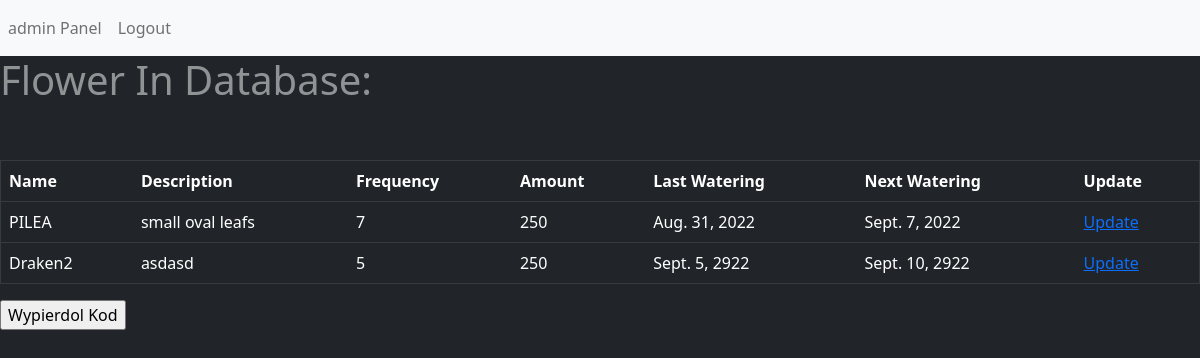
Screenshot of /flower_app/listflower/ (signed in) with the database file from the repository.
### flower_app/models.py (models this page shows)
class Flower(models.Model):
    id = models.AutoField(primary_key = True)
    name = models.CharField(max_length=25, unique=True)
    description = models.CharField(max_length=150)
    frequency = models.IntegerField()
    amount = models.IntegerField()
    last_watering = models.DateField()
    next_watering = models.DateField()

### flower_app/views.py (the view)
# urls.py: path('listflower/', views.flower_list),
def flower_list(request):
    data = Flower.objects.all()
    flo = {
        'flower_number': data
    }
    return render(request, 'flowerlist.html', flo)

### flower_app/templates/flowerlist.html (shortened to what this page needs)
<!DOCTYPE html>
<html lang="en">
{% extends "base.html" %}
    {% load static %}
    {% block content %}
        <h1> Flower In Database:  </h1>
            <table class = "table table-dark">
                <tr>
                    <th scope = 'col'> Name </th>
                    <th scope = 'col'> Description </th>
                    <th scope = 'col'> Frequency </th>
                    <th scope = 'col'> Amount </th>
                    <th scope = 'col'> Last Watering </th>
                    <th scope = 'col'> Next Watering </th>
                    <th scope = 'col'> Update </th>
                </tr>
                {% for f in flower_number %}
                <tr>
                    <td> {{ f.name }} </td>
                    <td> {{ f.description }}</td>
                    <td> {{ f.frequency }}</td>
                    <td> {{ f.amount }}</td>
                    <td> {{ f.last_watering }}</td>
                    <td> {{ f.next_watering }}</td>
                    <td> <a href="/flower_app/updateflower?id={{f.id}}">Update</a> </td>
                </tr>
            <br />
            {% endfor %}
            </table>
<form method = "POST">
    <input type="submit" value="Wypierdol Kod" />
</form>
    {% endblock %}

### flower_app/templates/base.html (shortened to what this page needs)
<!DOCTYPE html>
<html lang="en">
<head>
    {% load static %}
    <link rel="stylesheet" href="{% static 'style.css/'%}" />
<link href="https://cdn.jsdelivr.net/npm/bootstrap@5.2.0/dist/css/bootstrap.min.css" rel="stylesheet">
</head>
<body class=" text-white-50 bg-dark ">
<nav class="navbar navbar-expand-lg navbar-light bg-light">
    <div class="collapse navbar-collapse" id="navbarNav">
        <ul class="navbar-nav">
        {% if user.is_authenticated %}
            <li class = "nav-item"><a class="nav-link" href = "/flower_app/main/"> {{ request.user.username }} Panel </a></li>
            <li class = "nav-item"><a class="nav-link" href = "/flower_app/logout_user/"> Logout </a></li>
        {% else %}
            <li class = "nav-item"><a class="nav-link" href = "/flower_app/main/"> Main Page </a></li>
            <li class = "nav-item"><a class="nav-link" href = "/flower_app/accounts/login"> Login / SignIn </a></li>
        {% endif %}
        </ul>
    </div>
</nav>
{% block content %}
{% endblock %}
</body>
<link href="https://cdn.jsdelivr.net/npm/bootstrap@5.2.0/dist/css/bootstrap.min.css" rel="stylesheet">
</html>

### flower_app/static/style.css (style rules this page uses)
table, th, td, tr { border: 1px solid; }

### rows the page displays
Flower: name "PILEA", description "small oval leafs", frequency "7", amount "250", last_watering "Aug. 31, 2022", next_watering "Sept. 7, 2022"
Flower: name "Draken2", description "asdasd", frequency "5", amount "250", last_watering "Sept. 5, 2922", next_watering "Sept. 10, 2922"

### other values shown
{{ request.user.username }} "admin"
